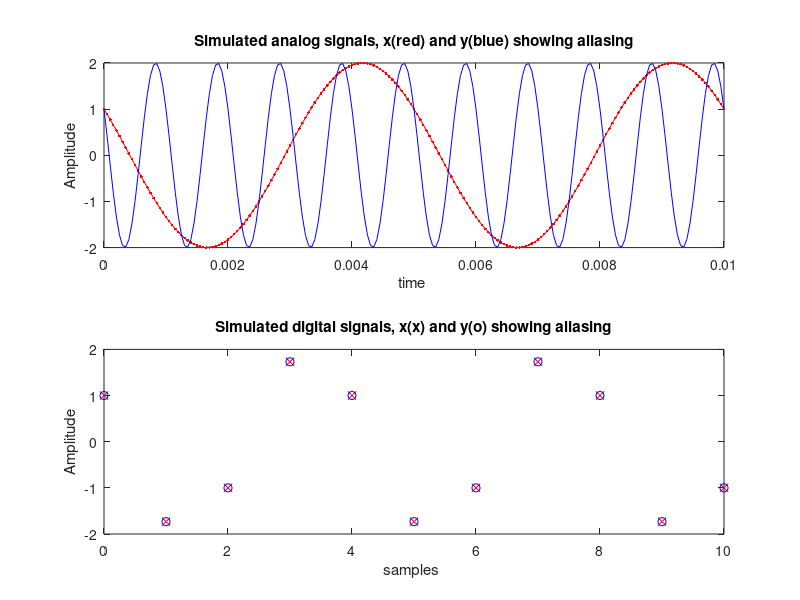

MATLAB code for this plot:
%
% Example of aliasing with
% 2 cos(2 pi 100 t + pi/3)
% and 2 cos(2 pi 600 t + pi/3)
%
% if these are sampled at 500 samples/sec,
% then the sampled versions are identical!
%
freq = 200; % example frequency
phase = pi/3; % example phase
mag = 2; % example magnitude
fs = 800; % sampling frequency
Ts = 1/fs; % sampling period
k = 1; % number of repetitions
num_points = 200; % How many points to use
% 200 makes it look smooth
num_samples = 11; % How many samples to simulate reading
% 11 puts "sampled" under "analog"
step = 2/(freq*num_points); % get a nice step size
t = 0:step:2*(1/freq); % "time"
n = 0:num_samples-1; % sample index
% x and y are simulated analog functions
x = mag*cos(2*pi*freq*t + phase);
y = mag*cos(2*pi*(freq+k*fs)*t + phase);
%disp(x); disp(y);
% x2 and y2 are simulated sampled version of x and y
x2(n+1) = mag*cos(2*pi*freq*n*Ts + phase);
y2(n+1) = mag*cos(2*pi*(freq+k*fs)*n*Ts + phase);
subplot(2,1,1);
plot(t, x,'r.-',t,y,'b-' );
my_title = sprintf ('Simulated analog signals, x(red) and y(blue) showing aliasing');
title(my_title);
xlabel('time ');
ylabel('Amplitude');
% Plot the "sampled" signals
subplot(2,1,2);
plot(n,x2,'rx', n,y2,'bo');
my_title = sprintf('Simulated digital signals, x(x) and y(o) showing aliasing' );
title(my_title);
xlabel('samples ');
ylabel('Amplitude');